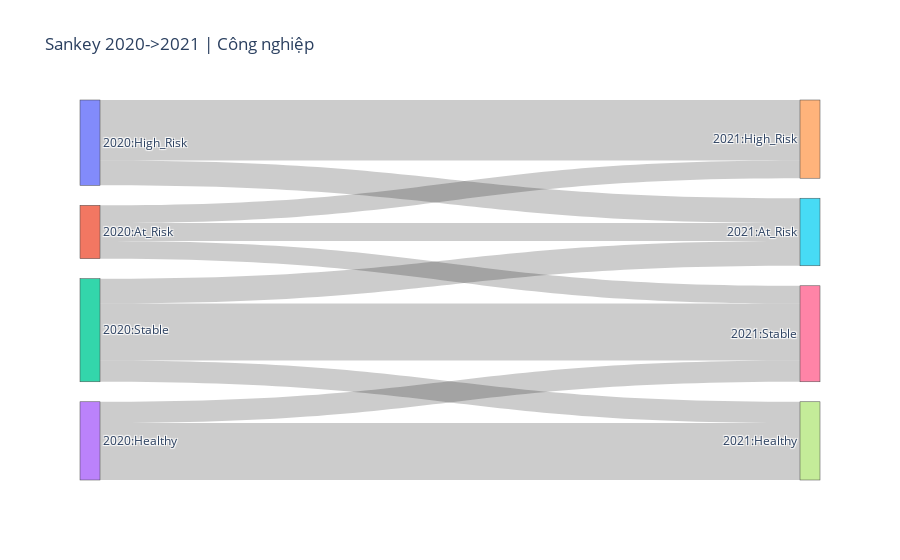

Notebook code for this chart:
### Code cell
fig2 = sankey_yearpair(trans, sample_yearpair, industry="Công nghiệp", min_count=5)
fig2.show()

### Figure 1 — Plotly figure (JSON) as saved in the notebook; plotly's stock layout.template omitted (floating-point values rounded to 4 significant figures)
{"data": [{"link": {"source": [1, 1, 1, 3, 3, 0, 0, 2, 2, 2], "target": [5, 4, 6, 7, 6, 5, 4, 5, 7, 6], "value": [5, 5, 5, 16, 6, 7, 17, 7, 6, 16]}, "node": {"label": ["2020:High_Risk", "2020:At_Risk", "2020:Stable", "2020:Healthy", "2021:High_Risk", "2021:At_Risk", "2021:Stable", "2021:Healthy"]}, "type": "sankey"}], "layout": {"font": {"size": 12}, "title": {"text": "Sankey 2020->2021 | Công nghiệp"}}}
